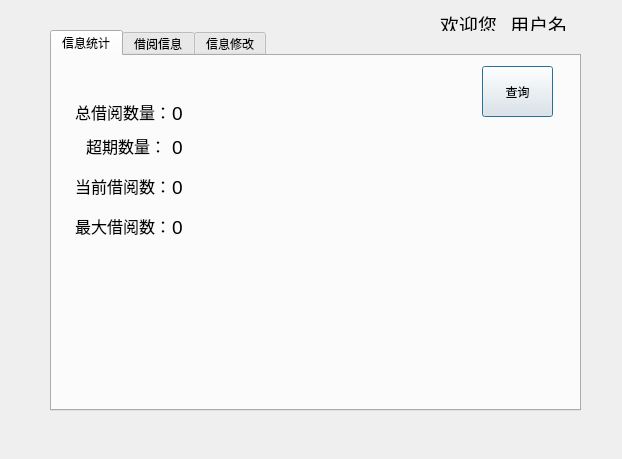
<?xml version="1.0" encoding="UTF-8"?>
<ui version="4.0">
 <class>Dialog_yh</class>
 <widget class="QDialog" name="Dialog_yh">
  <property name="geometry">
   <rect>
    <x>0</x>
    <y>0</y>
    <width>622</width>
    <height>459</height>
   </rect>
  </property>
  <property name="windowTitle">
   <string>用户界面</string>
  </property>
  <widget class="QLabel" name="label">
   <property name="geometry">
    <rect>
     <x>510</x>
     <y>10</y>
     <width>71</width>
     <height>21</height>
    </rect>
   </property>
   <property name="text">
    <string>&lt;html&gt;&lt;head/&gt;&lt;body&gt;&lt;p&gt;&lt;span style=&quot; font-size:14pt;&quot;&gt;用户名&lt;/span&gt;&lt;/p&gt;&lt;/body&gt;&lt;/html&gt;</string>
   </property>
  </widget>
  <widget class="QTabWidget" name="tabWidget">
   <property name="geometry">
    <rect>
     <x>50</x>
     <y>30</y>
     <width>531</width>
     <height>381</height>
    </rect>
   </property>
   <property name="currentIndex">
    <number>0</number>
   </property>
   <widget class="QWidget" name="tab_3">
    <attribute name="title">
     <string>信息统计</string>
    </attribute>
    <widget class="QLabel" name="label_6">
     <property name="geometry">
      <rect>
       <x>23</x>
       <y>41</y>
       <width>91</width>
       <height>31</height>
      </rect>
     </property>
     <property name="text">
      <string>&lt;html&gt;&lt;head/&gt;&lt;body&gt;&lt;p&gt;&lt;span style=&quot; font-size:12pt;&quot;&gt;总借阅数量：&lt;/span&gt;&lt;/p&gt;&lt;/body&gt;&lt;/html&gt;</string>
     </property>
    </widget>
    <widget class="QLabel" name="label_7">
     <property name="geometry">
      <rect>
       <x>120</x>
       <y>46</y>
       <width>61</width>
       <height>21</height>
      </rect>
     </property>
     <property name="text">
      <string>&lt;html&gt;&lt;head/&gt;&lt;body&gt;&lt;p&gt;&lt;span style=&quot; font-size:14pt;&quot;&gt;0&lt;/span&gt;&lt;/p&gt;&lt;/body&gt;&lt;/html&gt;</string>
     </property>
    </widget>
    <widget class="QLabel" name="label_8">
     <property name="geometry">
      <rect>
       <x>23</x>
       <y>75</y>
       <width>91</width>
       <height>31</height>
      </rect>
     </property>
     <property name="text">
      <string>&lt;html&gt;&lt;head/&gt;&lt;body&gt;&lt;p align=&quot;right&quot;&gt;&lt;span style=&quot; font-size:12pt;&quot;&gt;超期数量：&lt;/span&gt;&lt;/p&gt;&lt;/body&gt;&lt;/html&gt;</string>
     </property>
    </widget>
    <widget class="QLabel" name="label_9">
     <property name="geometry">
      <rect>
       <x>120</x>
       <y>80</y>
       <width>61</width>
       <height>21</height>
      </rect>
     </property>
     <property name="text">
      <string>&lt;html&gt;&lt;head/&gt;&lt;body&gt;&lt;p&gt;&lt;span style=&quot; font-size:14pt;&quot;&gt;0&lt;/span&gt;&lt;/p&gt;&lt;/body&gt;&lt;/html&gt;</string>
     </property>
    </widget>
    <widget class="QLabel" name="label_10">
     <property name="geometry">
      <rect>
       <x>23</x>
       <y>115</y>
       <width>91</width>
       <height>31</height>
      </rect>
     </property>
     <property name="text">
      <string>&lt;html&gt;&lt;head/&gt;&lt;body&gt;&lt;p align=&quot;right&quot;&gt;&lt;span style=&quot; font-size:12pt;&quot;&gt;当前借阅数：&lt;/span&gt;&lt;/p&gt;&lt;/body&gt;&lt;/html&gt;</string>
     </property>
    </widget>
    <widget class="QLabel" name="label_11">
     <property name="geometry">
      <rect>
       <x>120</x>
       <y>120</y>
       <width>61</width>
       <height>21</height>
      </rect>
     </property>
     <property name="text">
      <string>&lt;html&gt;&lt;head/&gt;&lt;body&gt;&lt;p&gt;&lt;span style=&quot; font-size:14pt;&quot;&gt;0&lt;/span&gt;&lt;/p&gt;&lt;/body&gt;&lt;/html&gt;</string>
     </property>
    </widget>
    <widget class="QLabel" name="label_12">
     <property name="geometry">
      <rect>
       <x>23</x>
       <y>155</y>
       <width>91</width>
       <height>31</height>
      </rect>
     </property>
     <property name="text">
      <string>&lt;html&gt;&lt;head/&gt;&lt;body&gt;&lt;p align=&quot;right&quot;&gt;&lt;span style=&quot; font-size:12pt;&quot;&gt;最大借阅数：&lt;/span&gt;&lt;/p&gt;&lt;/body&gt;&lt;/html&gt;</string>
     </property>
    </widget>
    <widget class="QLabel" name="label_13">
     <property name="geometry">
      <rect>
       <x>120</x>
       <y>160</y>
       <width>61</width>
       <height>21</height>
      </rect>
     </property>
     <property name="text">
      <string>&lt;html&gt;&lt;head/&gt;&lt;body&gt;&lt;p&gt;&lt;span style=&quot; font-size:14pt;&quot;&gt;0&lt;/span&gt;&lt;/p&gt;&lt;/body&gt;&lt;/html&gt;</string>
     </property>
    </widget>
    <widget class="QPushButton" name="pushButton_4">
     <property name="geometry">
      <rect>
       <x>430</x>
       <y>10</y>
       <width>71</width>
       <height>51</height>
      </rect>
     </property>
     <property name="text">
      <string>查询</string>
     </property>
    </widget>
   </widget>
   <widget class="QWidget" name="tab_2">
    <attribute name="title">
     <string>借阅信息</string>
    </attribute>
    <widget class="QGroupBox" name="groupBox">
     <property name="geometry">
      <rect>
       <x>40</x>
       <y>270</y>
       <width>461</width>
       <height>71</height>
      </rect>
     </property>
     <property name="title">
      <string>查询操作</string>
     </property>
     <widget class="QPushButton" name="pushButton">
      <property name="geometry">
       <rect>
        <x>24</x>
        <y>22</y>
        <width>81</width>
        <height>31</height>
       </rect>
      </property>
      <property name="text">
       <string>已借书目</string>
      </property>
     </widget>
     <widget class="QPushButton" name="pushButton_2">
      <property name="geometry">
       <rect>
        <x>130</x>
        <y>22</y>
        <width>81</width>
        <height>31</height>
       </rect>
      </property>
      <property name="text">
       <string>未还书目</string>
      </property>
     </widget>
    </widget>
    <widget class="QTableView" name="tableView">
     <property name="geometry">
      <rect>
       <x>30</x>
       <y>20</y>
       <width>471</width>
       <height>231</height>
      </rect>
     </property>
    </widget>
   </widget>
   <widget class="QWidget" name="tab">
    <attribute name="title">
     <string>信息修改</string>
    </attribute>
    <widget class="QGroupBox" name="groupBox_2">
     <property name="geometry">
      <rect>
       <x>30</x>
       <y>30</y>
       <width>261</width>
       <height>241</height>
      </rect>
     </property>
     <property name="title">
      <string>密码修改</string>
     </property>
     <widget class="QLabel" name="label_3">
      <property name="geometry">
       <rect>
        <x>13</x>
        <y>30</y>
        <width>81</width>
        <height>20</height>
       </rect>
      </property>
      <property name="text">
       <string>请输入原密码：</string>
      </property>
     </widget>
     <widget class="QLineEdit" name="lineEdit">
      <property name="geometry">
       <rect>
        <x>100</x>
        <y>30</y>
        <width>131</width>
        <height>21</height>
       </rect>
      </property>
     </widget>
     <widget class="QLabel" name="label_4">
      <property name="geometry">
       <rect>
        <x>13</x>
        <y>70</y>
        <width>81</width>
        <height>20</height>
       </rect>
      </property>
      <property name="text">
       <string>  请输入密码：</string>
      </property>
     </widget>
     <widget class="QLineEdit" name="lineEdit_2">
      <property name="geometry">
       <rect>
        <x>100</x>
        <y>70</y>
        <width>131</width>
        <height>21</height>
       </rect>
      </property>
     </widget>
     <widget class="QLabel" name="label_5">
      <property name="geometry">
       <rect>
        <x>13</x>
        <y>110</y>
        <width>81</width>
        <height>20</height>
       </rect>
      </property>
      <property name="text">
       <string>    确认密码：</string>
      </property>
     </widget>
     <widget class="QLineEdit" name="lineEdit_3">
      <property name="geometry">
       <rect>
        <x>100</x>
        <y>110</y>
        <width>131</width>
        <height>21</height>
       </rect>
      </property>
     </widget>
     <widget class="QPushButton" name="pushButton_3">
      <property name="geometry">
       <rect>
        <x>160</x>
        <y>160</y>
        <width>81</width>
        <height>41</height>
       </rect>
      </property>
      <property name="text">
       <string>提交修改</string>
      </property>
     </widget>
    </widget>
   </widget>
  </widget>
  <widget class="QLabel" name="label_2">
   <property name="geometry">
    <rect>
     <x>440</x>
     <y>10</y>
     <width>61</width>
     <height>21</height>
    </rect>
   </property>
   <property name="text">
    <string>&lt;html&gt;&lt;head/&gt;&lt;body&gt;&lt;p&gt;&lt;span style=&quot; font-size:14pt;&quot;&gt;欢迎您：&lt;/span&gt;&lt;/p&gt;&lt;/body&gt;&lt;/html&gt;</string>
   </property>
  </widget>
  <zorder>tabWidget</zorder>
  <zorder>label</zorder>
  <zorder>label_2</zorder>
 </widget>
 <resources/>
 <connections/>
</ui>
